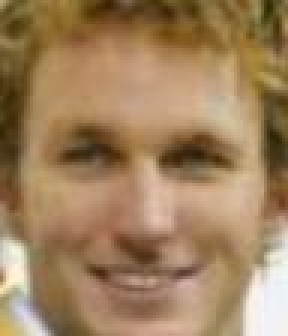
#> input picture data/1_001.jpg, 96 x 112 px (shown 3 times larger)
$ python '02灰度转换.py'
#> lines starting #> are read from the running program, lines starting #| are printed output that depends on the picture
#导入cv图片
import cv2 as cv
#读取图片
img = cv.imread('data/1_001.jpg')
#> img is the input picture: shape (112, 96, 3); mean B, G, R 93.2, 128.8, 159.5
#灰度转换
grey_img = cv.cvtColor(img, cv.COLOR_BGR2GRAY)
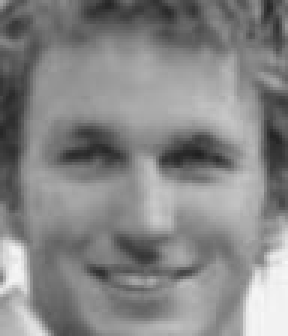
#> grey_img: shape (112, 96) (shown 3 times larger); min 32, max 247, mean 134
#显示灰度
cv.imshow('grey', grey_img)
#显示图片
cv.imshow('read_img', img)
#等待
cv.waitKey(0)
#释放内存
cv.destroyAllWindows()

$ run again, with data/001.jpg copied over data/1_001.jpg
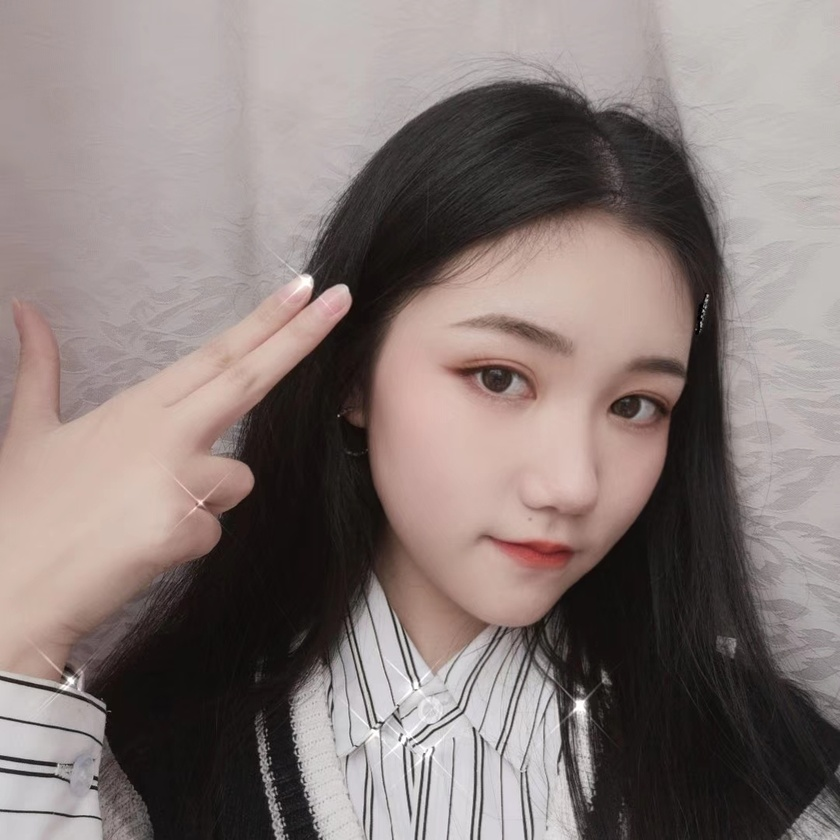
#> input picture data/001.jpg, 840 x 840 px, shrunk from 1080 x 1080 before the run
#> img is the input picture: shape (840, 840, 3); mean B, G, R 119.5, 122.3, 134.7
#> `grey_img = cv.cvtColor(img, cv.COLOR_BGR2GRAY)`:
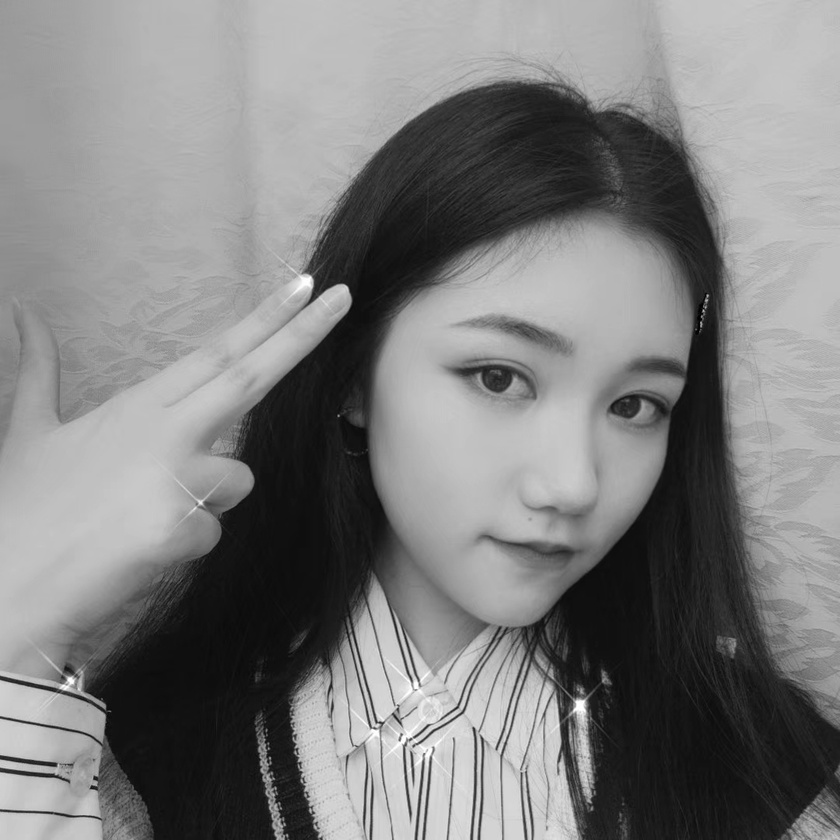
#> grey_img: shape (840, 840); min 0, max 255, mean 125.7
